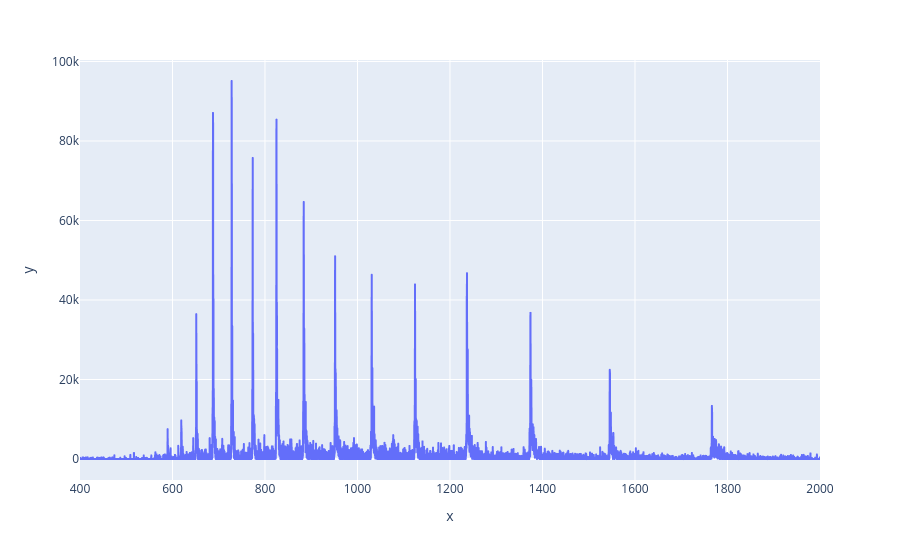

Source (notebook cell):
### Code cell
fig_ms1 = px.line(x=ms1_idx['m/z'], y=ms1_idx['intensity'])
fig_ms1.show()

### Figure 1 — Plotly figure (JSON) as saved in the notebook; plotly's stock layout.template omitted (floating-point values rounded to 4 significant figures; data arrays with more than 128 entries replaced by an {"elided": "..."} marker saying what was removed)
{"data": [{"hovertemplate": "x=%{x}<br>y=%{y}<extra></extra>", "legendgroup": "", "line": {"color": "#636efa", "dash": "solid"}, "marker": {"symbol": "circle"}, "mode": "lines", "name": "", "showlegend": false, "type": "scattergl", "x": {"elided": "24000 float values"}, "xaxis": "x", "y": {"elided": "24000 float values"}, "yaxis": "y"}], "layout": {"legend": {"tracegroupgap": 0}, "margin": {"t": 60}, "xaxis": {"anchor": "y", "domain": [0, 1], "title": {"text": "x"}}, "yaxis": {"anchor": "x", "domain": [0, 1], "title": {"text": "y"}}}}
